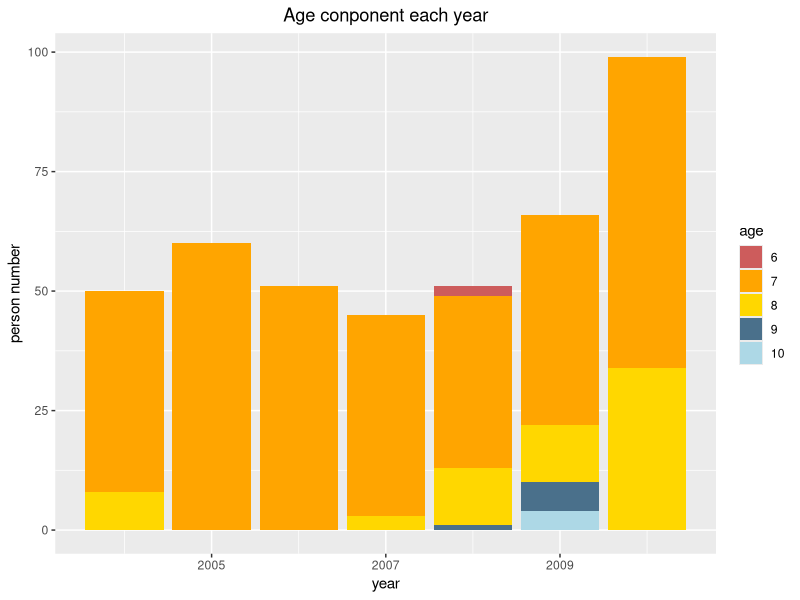

Reproduce this figure in R.
## ---- chunk 1
knitr::opts_chunk$set(echo = TRUE)
## ---- chunk 2
library(dplyr)
library(ggplot2)
library(reshape2)
enr_age <- read.csv('enr_by_agegrd.csv')
staff_ed <- read.csv('staff_by_ed.csv')
ent_new <- read.csv('new_entrants.csv')
schage_pop <- read.csv('schage_population.csv')
staff_qf <- read.csv('staff_by_qlf.csv')
stu_grd9 <- read.csv('Grd_0910Students.csv')
acad_grd9 <- read.csv('Grd_0910Academics.csv')
acad_12 <- read.csv("Grd1112_Academics.csv")
enr_age<-filter(enr_age,SCHOOL=="Addibre")
G1M<-select(enr_age,starts_with("G1M"),Acad_yr)
G1F<-select(enr_age,starts_with("G1F"),Acad_yr)
G1M<-arrange(G1M,desc(Acad_yr))
G1M$Acad_yr <-NULL 

rownames(G1M)<-(2004:2010)
G1M<-as.table(t(G1M))
rownames(G1M)<-(6:17)
dat2 <- filter(melt(G1M),value!=0)

ggplot(dat2, aes(x=Var2, y=value, fill=as.factor(Var1))) + geom_bar(stat="identity") +labs(x="year",y="person number",fill="age",title="Age conponent each year")+
scale_fill_manual(values=c("indianred", "orange", "gold","skyblue4","light blue","blue"))+theme(plot.title = element_text(hjust = 0.5))
